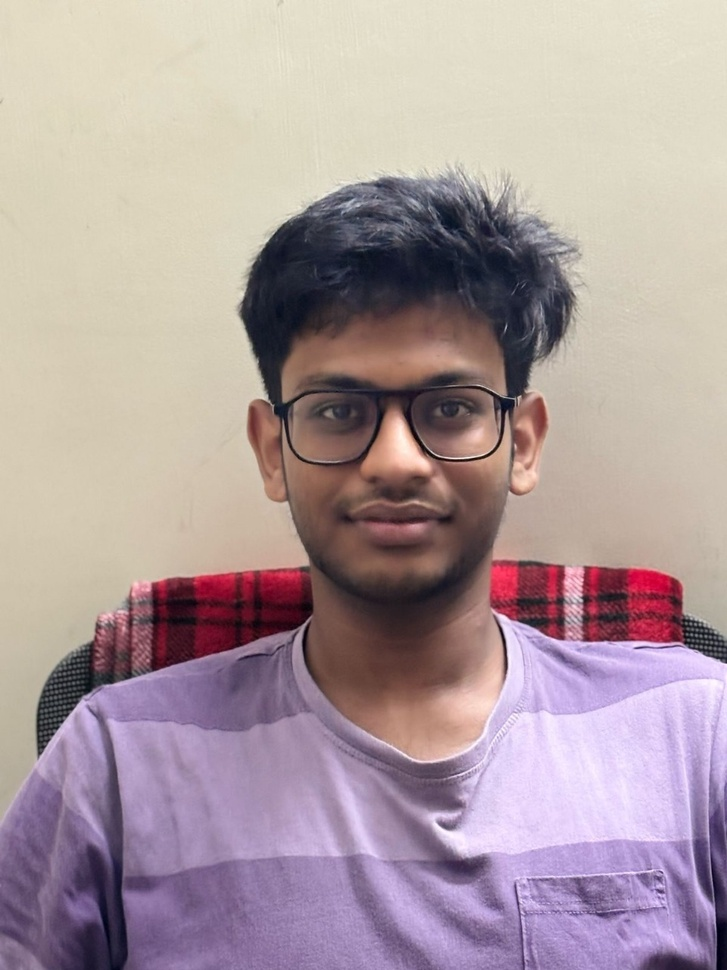
#> input picture datasets/Arshad/Arshad (1).jpg, 727 x 970 px, shrunk from 960 x 1280 before the run, found by its file name; its folder holds only this picture in this run
$ python train_model.py
#> lines starting #> are read from the running program, lines starting #| are printed output that depends on the picture
import cv2
import os
import numpy as np

# Initialize the LBPH face recognizer
recognizer = cv2.face.LBPHFaceRecognizer_create()

# Define dataset path
dataset_path = 'D:\\Projects\\Face project\\datasets'
people = os.listdir(dataset_path)

faces = []
labels = []

# Supported image extensions
valid_extensions = ['.jpg', '.jpeg', '.png']

for label, person in enumerate(people):
    person_path = os.path.join(dataset_path, person)
    for filename in os.listdir(person_path):
        ext = os.path.splitext(filename)[1].lower()
        if ext not in valid_extensions:
            continue  # skip non-image files like desktop.ini

        image_path = os.path.join(person_path, filename)
        img = cv2.imread(image_path, cv2.IMREAD_GRAYSCALE)
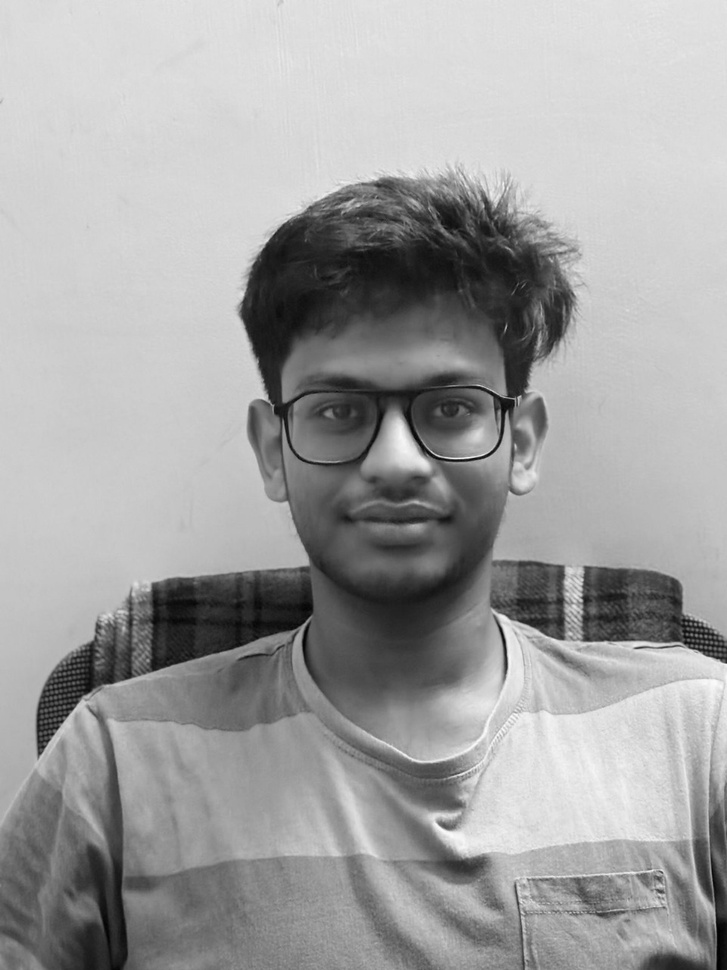
#> img: shape (970, 727); min 0, max 251, mean 161

        if img is None:
            print(f"Failed to load image: {image_path}")
            continue

        faces.append(img)
        labels.append(label)
#> pass 2 of the loop `for label, person in enumerate(people):`:
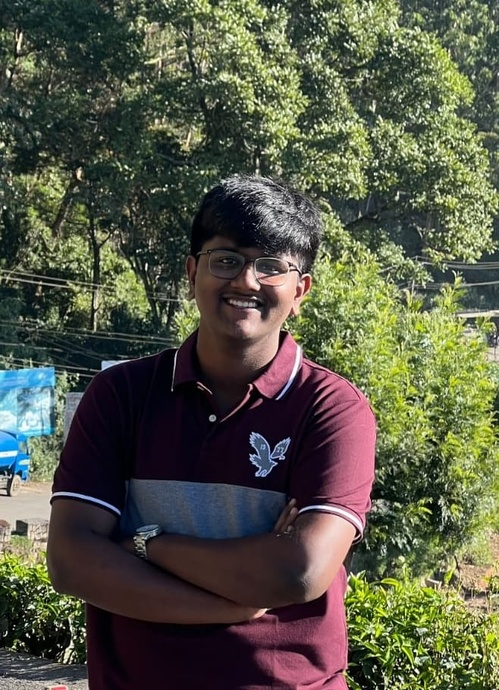
#> input picture datasets/Giri/img1.jpg, 499 x 690 px, shrunk from 658 x 911 before the run, found by its file name
#> `img = cv2.imread(image_path, cv2.IMREAD_GRAYSCALE)`:
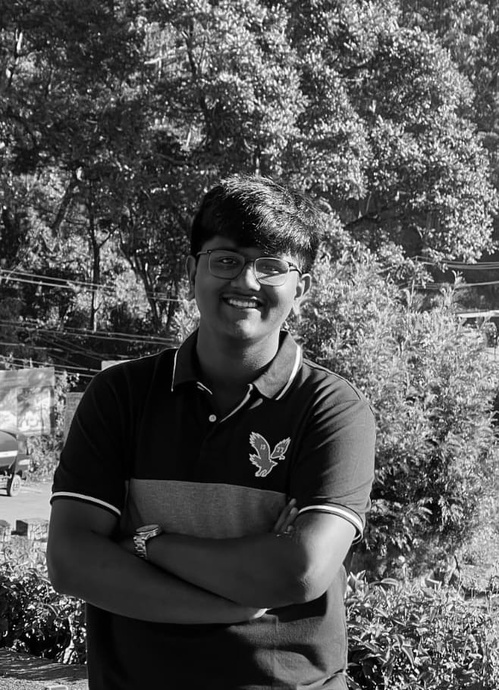
#> img: shape (690, 499); min 0, max 255, mean 85.4

# Final check before training
if len(faces) == 0:
    print("No valid faces found in the dataset.")
else:
    print(f"Found {len(faces)} valid face images. Training now...")
#> (printed output is left out)
    recognizer.train(faces, np.array(labels))
    recognizer.save('face_recognizer.yml')
    print("✅ Training complete. Model saved as 'face_recognizer.yml'")
